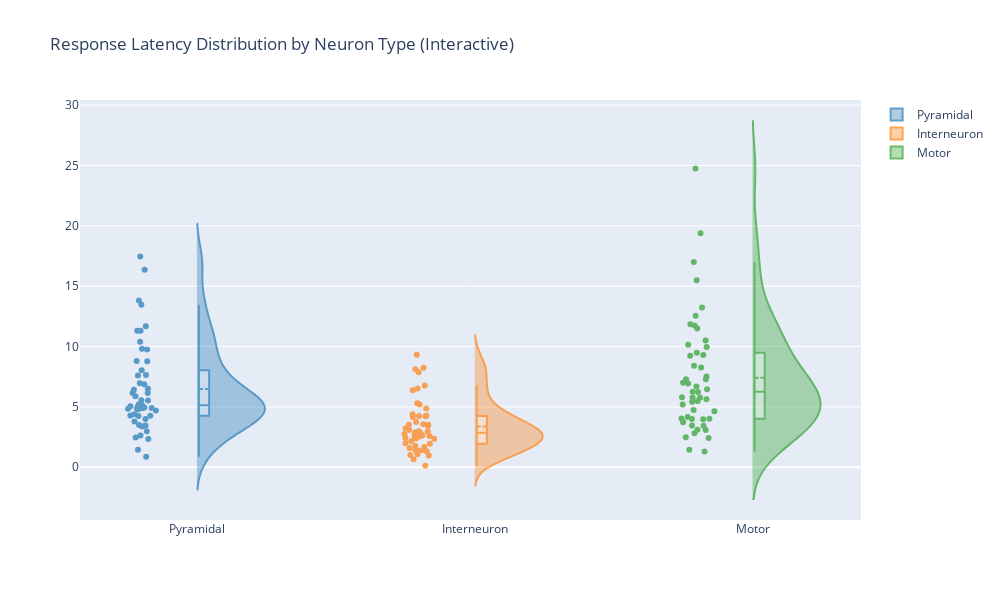

Source (notebook cell):
### Markdown cell above
## 2. Enhanced Violin Plots with `plot_violin()`

Violin plots show full distributions. Our enhanced version includes:
- **Box plot** on the left side for quartile information
- **Individual data points** for transparency
- **Mean line** to show central tendency

### Code cell
# Simulate response latencies across different neuron types
neuron_types = {
    'Pyramidal': np.random.gamma(3, 2, 50),
    'Interneuron': np.random.gamma(2, 1.5, 50),
    'Motor': np.random.gamma(4, 1.8, 50),
}

# Enhanced violin plot with matplotlib (includes box + points)
fig = plot_violin(
    neuron_types,
    config=PlotConfig(
        title="Response Latency Distribution by Neuron Type",
        ylabel="Latency (ms)",
        figsize=(10, 6)
    ),
    showmeans=True,
    showmedians=True,
    showbox=True,  # Show box plot on left side
    showpoints=True,  # Show individual points
    backend='matplotlib'
)
plt.show()
print("✓ Enhanced matplotlib violin plot created (with box + points)")

# Interactive version with plotly
fig = plot_violin(
    neuron_types,
    config=PlotConfig(
        title="Response Latency Distribution by Neuron Type (Interactive)",
        ylabel="Latency (ms)",
        figsize=(10, 6)
    ),
    showmeans=True,
    showbox=True,
    showpoints=True,
    backend='plotly'
)
fig.show()
print("✓ Enhanced plotly violin plot created")

### Figure 1 — Plotly figure (JSON) as saved in the notebook; plotly's stock layout.template omitted (floating-point values rounded to 4 significant figures)
{"data": [{"box": {"fillcolor": "rgba(255, 255, 255, 0.5)", "line": {"color": "#1f77b4", "width": 2}, "visible": true, "width": 0.3}, "jitter": 0.3, "marker": {"color": "#1f77b4"}, "meanline": {"color": "#1f77b4", "visible": true, "width": 2}, "name": "Pyramidal", "opacity": 0.7, "pointpos": -0.8, "points": "all", "showlegend": true, "side": "positive", "type": "violin", "xaxis": "x", "y": [8.812, 17.46, 11.69, 4.862, 5.201, 5.002, 6.16, 4.402, 13.82, 4.916, 6.411, 4.242, 5.093, 8.785, 7.605, 6.161, 6.951, 4.289, 5.879, 3.374, 11.31, 5.532, 4.26, 2.35, 16.37, 4.945, 0.8654, 3.458, 13.46, 5.548, 1.458, 3.795, 4.804, 9.759, 2.623, 2.977, 3.495, 4.697, 6.888, 9.812, 7.645, 4.838, 8.034, 11.32, 5.056, 10.39, 4.007, 2.47, 6.51, 4.898], "yaxis": "y"}, {"box": {"fillcolor": "rgba(255, 255, 255, 0.5)", "line": {"color": "#ff7f0e", "width": 2}, "visible": true, "width": 0.3}, "jitter": 0.3, "marker": {"color": "#ff7f0e"}, "meanline": {"color": "#ff7f0e", "visible": true, "width": 2}, "name": "Interneuron", "opacity": 0.7, "pointpos": -0.8, "points": "all", "showlegend": true, "side": "positive", "type": "violin", "xaxis": "x", "y": [8.236, 2.645, 4.869, 2.438, 1.43, 1.669, 6.522, 4.385, 1.365, 3.759, 2.431, 1.951, 3.421, 3.528, 7.881, 3.084, 2.763, 2.954, 2.907, 6.378, 6.784, 1.769, 2.559, 3.215, 3.561, 3.533, 1.319, 5.208, 1.074, 9.32, 0.977, 2.357, 4.154, 1.98, 2.16, 4.265, 0.1179, 2.375, 0.6638, 1.015, 5.306, 2.596, 2.719, 1.604, 4.23, 8.121, 2.83, 1.435, 2.992, 4.255], "yaxis": "y"}, {"box": {"fillcolor": "rgba(255, 255, 255, 0.5)", "line": {"color": "#2ca02c", "width": 2}, "visible": true, "width": 0.3}, "jitter": 0.3, "marker": {"color": "#2ca02c"}, "meanline": {"color": "#2ca02c", "visible": true, "width": 2}, "name": "Motor", "opacity": 0.7, "pointpos": -0.8, "points": "all", "showlegend": true, "side": "positive", "type": "violin", "xaxis": "x", "y": [10.14, 11.49, 1.454, 6.232, 24.75, 3.997, 6.947, 17.0, 4.739, 5.781, 10.51, 11.84, 5.484, 7.525, 11.74, 2.478, 19.39, 1.301, 7.008, 9.308, 3.973, 6.263, 4.012, 5.782, 8.267, 2.812, 3.444, 5.627, 5.426, 3.083, 4.642, 6.461, 5.809, 3.466, 7.292, 8.417, 4.169, 4.049, 9.96, 9.235, 2.433, 3.111, 3.738, 6.695, 7.283, 13.23, 9.485, 15.5, 5.209, 12.55], "yaxis": "y"}], "layout": {"height": 600, "showlegend": true, "title": {"text": "Response Latency Distribution by Neuron Type (Interactive)"}, "width": 1000, "xaxis": {"anchor": "y", "domain": [0, 1]}, "yaxis": {"anchor": "x", "domain": [0, 1]}}}
